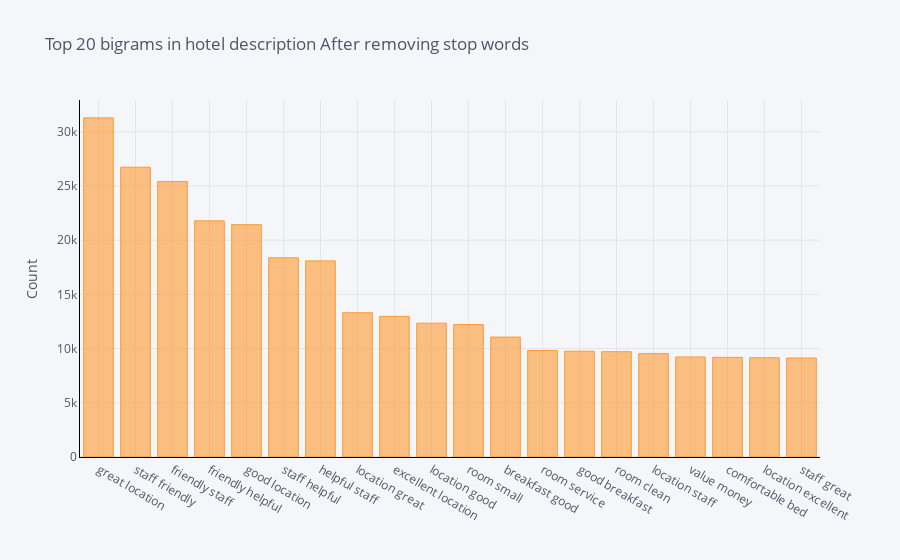

The notebook cell saved with this chart:
### Markdown cell above
### With Stopwords

### Code cell
common_words = get_top_n_words_with_stop_words(hotel_review['review_text'], 20,y=(2,2))
df4 = pd.DataFrame(common_words, columns = ['review_text' , 'count'])
df4.groupby('review_text').sum()['count'].sort_values(ascending=False).iplot(kind='bar', yTitle='Count', linecolor='black', title='Top 20 bigrams in hotel description After removing stop words')

### Figure 1 — Plotly figure (JSON) as saved in the notebook; plotly's stock layout.template omitted (floating-point values rounded to 4 significant figures)
{"data": [{"marker": {"color": "rgba(255, 153, 51, 0.6)", "line": {"color": "rgba(255, 153, 51, 1.0)", "width": 1}}, "name": "count", "orientation": "v", "text": "", "type": "bar", "x": ["great location", "staff friendly", "friendly staff", "friendly helpful", "good location", "staff helpful", "helpful staff", "location great", "excellent location", "location good", "room small", "breakfast good", "room service", "good breakfast", "room clean", "location staff", "value money", "comfortable bed", "location excellent", "staff great"], "y": [31284, 26734, 25406, 21786, 21431, 18376, 18091, 13309, 12975, 12346, 12214, 11060, 9825, 9760, 9714, 9535, 9231, 9191, 9158, 9131]}], "layout": {"legend": {"bgcolor": "#F5F6F9", "font": {"color": "#4D5663"}}, "paper_bgcolor": "#F5F6F9", "plot_bgcolor": "#F5F6F9", "title": {"font": {"color": "#4D5663"}, "text": "Top 20 bigrams in hotel description After removing stop words"}, "xaxis": {"gridcolor": "#E1E5ED", "linecolor": "black", "showgrid": true, "tickfont": {"color": "#4D5663"}, "title": {"font": {"color": "#4D5663"}, "text": ""}, "zerolinecolor": "#E1E5ED"}, "yaxis": {"gridcolor": "#E1E5ED", "linecolor": "black", "showgrid": true, "tickfont": {"color": "#4D5663"}, "title": {"font": {"color": "#4D5663"}, "text": "Count"}, "zerolinecolor": "#E1E5ED"}}}
